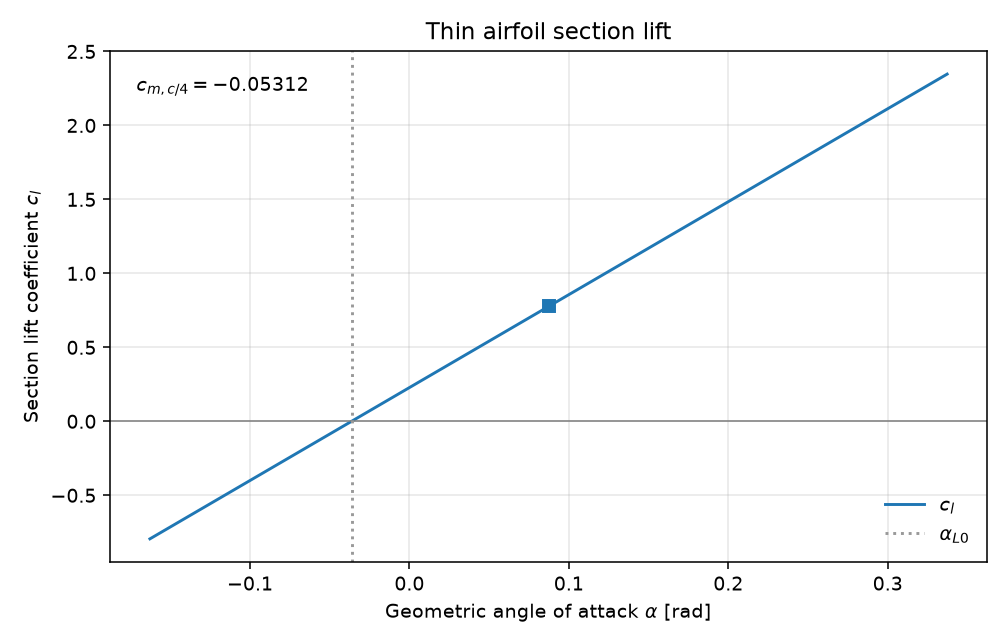

Write the Python code that produced this figure.
#!/usr/bin/env python3
"""Inviscid thin-section lift from angle of attack or a NACA four-digit mean line.

thin_airfoil_section_lift is cl = 2*pi*(alpha - alpha_L0).
A mean line uses naca4_glauert_station, naca4_zero_lift_angle,
naca4_glauert_A1, naca4_glauert_A2, and naca4_quarter_chord_moment.
"""

from __future__ import annotations

import argparse
import math
import sys
import tempfile
from pathlib import Path

CHECK_TOL = 1e-12
SKILL_DIR = Path(__file__).resolve().parent
PLOT_TITLE = "Thin airfoil section lift"

ASSUMPTIONS = (
    "two-dimensional inviscid incompressible thin-section theory; "
    "cl_alpha = 2*pi per radian; "
    "thin_airfoil_section_lift is 2*pi*(alpha - alpha_L0); "
    "path B uses naca4_glauert_station, naca4_zero_lift_angle, "
    "naca4_glauert_A1, naca4_glauert_A2, and naca4_quarter_chord_moment; "
    "thickness does not enter lift or quarter-chord moment; "
    "inviscid pressure drag is zero; "
    "a sealed flap is not recorded; "
    "tunnel polars are not this program"
)


def print_kv(key: str, value: object) -> None:
    if isinstance(value, float):
        text = f"{value:.8g}"
    else:
        text = str(value)
    print(f"{key}: {text}")


def close(actual: float, expected: float, tol: float = CHECK_TOL) -> bool:
    scale = max(abs(expected), 1.0)
    return abs(actual - expected) <= tol * scale


def naca4_glauert_station(p_camber: float) -> float:
    return 2.0 * math.atan(math.sqrt(p_camber / (1.0 - p_camber)))


def naca4_zero_lift_angle(m_camber: float, p_camber: float, theta_p: float) -> float:
    return (1.0 / math.pi) * (
        (m_camber / p_camber**2)
        * (
            (2.0 * p_camber - 1.0 - 0.5) * theta_p
            + 2.0 * math.sqrt(p_camber * (1.0 - p_camber)) * (1.0 - (2.0 * p_camber - 1.0))
            + (2.0 * p_camber - 1.0) * math.sqrt(p_camber * (1.0 - p_camber))
        )
        + (m_camber / (1.0 - p_camber) ** 2)
        * (
            (2.0 * p_camber - 1.0 - 0.5) * math.pi
            - (
                (2.0 * p_camber - 1.0 - 0.5) * theta_p
                + 2.0 * math.sqrt(p_camber * (1.0 - p_camber)) * (1.0 - (2.0 * p_camber - 1.0))
                + (2.0 * p_camber - 1.0) * math.sqrt(p_camber * (1.0 - p_camber))
            )
        )
    )


def naca4_glauert_a1(m_camber: float, p_camber: float, theta_p: float) -> float:
    return (2.0 / math.pi) * (
        (m_camber / p_camber**2)
        * ((2.0 * p_camber - 1.0) * math.sqrt(p_camber * (1.0 - p_camber)) + theta_p / 2.0)
        + (m_camber / (1.0 - p_camber) ** 2)
        * (
            math.pi / 2.0
            - ((2.0 * p_camber - 1.0) * math.sqrt(p_camber * (1.0 - p_camber)) + theta_p / 2.0)
        )
    )


def naca4_glauert_a2(m_camber: float, p_camber: float) -> float:
    root = math.sqrt(p_camber * (1.0 - p_camber))
    return (2.0 / math.pi) * (
        -2.0 * (2.0 * p_camber - 1.0) ** 2 * root
        + 2.0 * root
        - (16.0 / 3.0) * root**3
    ) * (m_camber / p_camber**2 - m_camber / (1.0 - p_camber) ** 2)


def naca4_quarter_chord_moment(a2: float, a1: float) -> float:
    return (math.pi / 4.0) * (a2 - a1)


def thin_airfoil_section_lift(alpha: float, alpha_l0: float) -> float:
    return 2.0 * math.pi * (alpha - alpha_l0)


def section_state(
    alpha: float | None,
    alpha_l0: float | None,
    m_camber: float | None,
    p_camber: float | None,
) -> dict[str, object]:
    mean_line = m_camber is not None or p_camber is not None
    if mean_line:
        if m_camber is None or p_camber is None:
            raise ValueError("path B requires both --m and --p")
        if not math.isfinite(m_camber) or m_camber < 0.0 or m_camber >= 1.0:
            raise ValueError("--m must satisfy 0 <= m < 1")
        if not math.isfinite(p_camber) or p_camber <= 0.0 or p_camber >= 1.0:
            raise ValueError("--p must satisfy 0 < p < 1")
        if alpha_l0 is not None:
            raise ValueError("path B computes alpha_L0; do not also pass --alpha-l0")
        theta_p = naca4_glauert_station(p_camber)
        alpha_zero = naca4_zero_lift_angle(m_camber, p_camber, theta_p)
        a1 = naca4_glauert_a1(m_camber, p_camber, theta_p)
        a2 = naca4_glauert_a2(m_camber, p_camber)
        moment = naca4_quarter_chord_moment(a2, a1)
        state: dict[str, object] = {
            "path": "mean_line",
            "m": m_camber,
            "p": p_camber,
            "alpha_L0": alpha_zero,
            "A1": a1,
            "A2": a2,
            "cm_c4": moment,
            "cl_alpha": 2.0 * math.pi,
        }
        if alpha is not None:
            if not math.isfinite(alpha):
                raise ValueError("--alpha must be finite")
            state["alpha"] = alpha
            state["cl"] = thin_airfoil_section_lift(alpha, alpha_zero)
        return state
    if alpha is None:
        raise ValueError("requires --alpha, or --m with --p")
    if not math.isfinite(alpha):
        raise ValueError("--alpha must be finite")
    zero = 0.0 if alpha_l0 is None else alpha_l0
    if not math.isfinite(zero):
        raise ValueError("--alpha-l0 must be finite")
    return {
        "path": "angle",
        "alpha": alpha,
        "alpha_L0": zero,
        "alpha_L0_source": "default" if alpha_l0 is None else "flag",
        "cl_alpha": 2.0 * math.pi,
        "cl": thin_airfoil_section_lift(alpha, zero),
    }


def emit(result: dict[str, object], graph: Path) -> None:
    print_kv("assumptions", ASSUMPTIONS)
    for key in (
        "path",
        "alpha",
        "alpha_L0",
        "alpha_L0_source",
        "m",
        "p",
        "A1",
        "A2",
        "cm_c4",
        "cl_alpha",
        "cl",
    ):
        if key in result:
            print_kv(key, result[key])
    print_kv("graph", str(graph))


def write_plot(result: dict[str, object], out_path: Path) -> None:
    import matplotlib.pyplot as plt

    alpha_l0 = float(result["alpha_L0"])
    if "alpha" in result:
        center = float(result["alpha"])
    else:
        center = alpha_l0
    grid = [center - 0.25 + 0.5 * i / 80.0 for i in range(81)]
    lift = [thin_airfoil_section_lift(value, alpha_l0) for value in grid]
    fig, ax = plt.subplots(figsize=(7.2, 4.6))
    ax.plot(grid, lift, color="C0", label=r"$c_l$")
    ax.axhline(0.0, color="0.5", linewidth=0.8)
    ax.axvline(alpha_l0, color="0.6", linestyle=":", label=r"$\alpha_{L0}$")
    if "alpha" in result and "cl" in result:
        ax.plot(float(result["alpha"]), float(result["cl"]), "s", color="C0")
    if "cm_c4" in result:
        ax.annotate(
            rf"$c_{{m,c/4}}={float(result['cm_c4']):.4g}$",
            xy=(0.03, 0.95),
            xycoords="axes fraction",
            va="top",
        )
    ax.set_xlabel(r"Geometric angle of attack $\alpha$ [rad]")
    ax.set_ylabel(r"Section lift coefficient $c_l$")
    ax.set_title(PLOT_TITLE)
    ax.grid(True, alpha=0.3)
    ax.legend(loc="best", frameon=False)
    fig.tight_layout()
    fig.savefig(out_path, dpi=140)
    plt.close(fig)


def fail(message: str) -> int:
    print(f"CHECK FAIL: {message}", file=sys.stderr)
    return 1


def run_check() -> int:
    symmetric = section_state(1.0, None, None, None)
    if symmetric["alpha_L0_source"] != "default" or not close(float(symmetric["cl"]), 2.0 * math.pi):
        return fail("symmetric unit angle is not 2*pi")
    zero = section_state(-1.0 / 25.0, -1.0 / 25.0, None, None)
    if not close(float(zero["cl"]), 0.0):
        return fail("lift at alpha_L0 is not 0")
    arc = section_state(None, None, 1.0 / 50.0, 0.5)
    if not close(float(arc["alpha_L0"]), -1.0 / 25.0):
        return fail("two-percent circular-arc alpha_L0 is not -1/25")
    if not close(float(arc["A1"]), 4.0 / 50.0):
        return fail("two-percent circular-arc A1 is not 4/50")
    if not close(float(arc["A2"]), 0.0, 1e-10):
        return fail("two-percent circular-arc A2 is not 0")
    if not close(float(arc["cm_c4"]), -math.pi / 50.0):
        return fail("two-percent circular-arc cm_c4 is not -pi/50")
    lifted = section_state(0.0, None, 1.0 / 50.0, 0.5)
    if not close(float(lifted["cl"]), 2.0 * math.pi / 25.0):
        return fail("circular-arc lift at zero alpha is not 2*pi/25")
    try:
        section_state(None, None, None, None)
        return fail("an empty path was accepted")
    except ValueError:
        pass
    with tempfile.TemporaryDirectory() as folder:
        path = Path(folder) / "check.png"
        write_plot(arc, path)
        if not path.is_file() or path.stat().st_size < 1000:
            return fail("check plot was not written")
    print("check: pass")
    print_kv("alpha_L0_circular_arc", arc["alpha_L0"])
    print_kv("cm_c4_circular_arc", arc["cm_c4"])
    return 0


def parse_args(argv: list[str] | None = None) -> argparse.Namespace:
    parser = argparse.ArgumentParser(description="Inviscid thin-airfoil section lift and moment.")
    parser.add_argument("--alpha", type=float, default=None, help="geometric angle of attack [rad]")
    parser.add_argument("--alpha-l0", type=float, default=None, dest="alpha_l0", help="zero-lift angle [rad]")
    parser.add_argument("--m", type=float, default=None, help="maximum camber as a fraction of chord")
    parser.add_argument("--p", type=float, default=None, help="chordwise station of maximum camber")
    parser.add_argument("--out", type=Path, default=None, help="PNG path")
    parser.add_argument("--check", action="store_true", help="run built-in consistency checks")
    return parser.parse_args(argv)


def main(argv: list[str] | None = None) -> int:
    args = parse_args(argv)
    if args.check:
        return run_check()
    try:
        result = section_state(args.alpha, args.alpha_l0, args.m, args.p)
    except ValueError as exc:
        print(f"error: {exc}", file=sys.stderr)
        return 2
    out_path = args.out if args.out is not None else SKILL_DIR / "thin_airfoil_theory.png"
    try:
        write_plot(result, out_path)
    except Exception as exc:
        print(f"error: {exc}", file=sys.stderr)
        return 2
    emit(result, out_path)
    return 0


if __name__ == "__main__":
    sys.exit(main())
